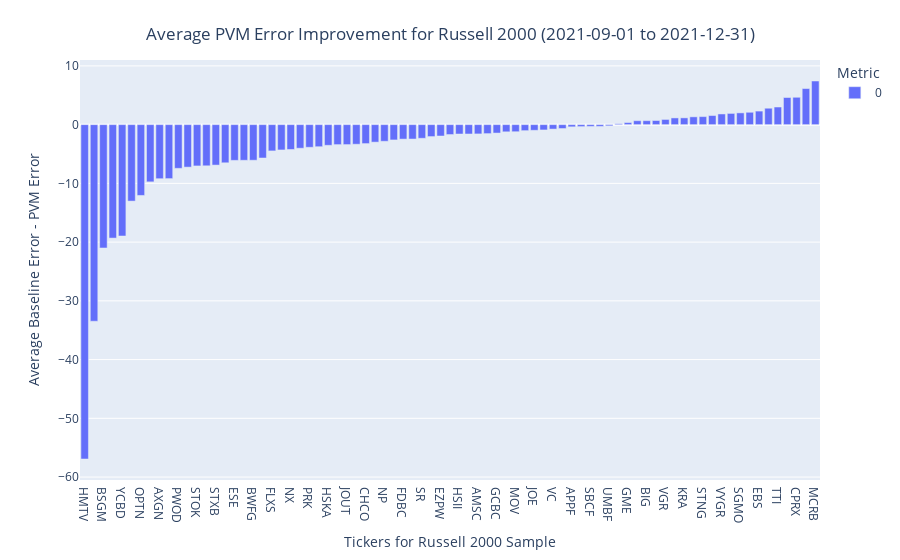

The notebook cell this image was saved under:
### Code cell
fig = russell_2000.plot.bar()
fig.update_layout(xaxis={'categoryorder':'total ascending'},
                  title={
        'text': "Average PVM Error Improvement for Russell 2000 (2021-09-01 to 2021-12-31)",
        'y':0.95,
        'x':0.5,
        'xanchor': 'center',
        'yanchor': 'top'},
        xaxis_title="Tickers for Russell 2000 Sample", 
        yaxis_title="Average Baseline Error - PVM Error",
        legend_title="Metric"
                 )
fig.show()

### Figure 1 — Plotly figure (JSON) as saved in the notebook; plotly's stock layout.template omitted (floating-point values rounded to 4 significant figures)
{"data": [{"alignmentgroup": "True", "hovertemplate": "variable=0<br>index=%{x}<br>value=%{y}<extra></extra>", "legendgroup": "0", "marker": {"color": "#636efa", "pattern": {"shape": ""}}, "name": "0", "offsetgroup": "0", "orientation": "v", "showlegend": true, "textposition": "auto", "type": "bar", "x": ["ENSG", "STAR", "GME", "EXTN", "SILK", "ESE", "GCO", "RDUS", "HSKA", "VYGR", "PWOD", "SR", "NATH", "CPRX", "LLNW", "YCBD", "NP", "STOK", "HEES", "BHB", "TTI", "GCBC", "STNG", "CHRA", "CHCO", "GEF", "BSGM", "PEBK", "CSLT", "FRBA", "EBS", "HMTV", "AXGN", "BUSE", "LBC", "SGMO", "SGRY", "FDBC", "STC", "TH", "UUUU", "VC", "VGR", "FISI", "UMBF", "JOE", "SBCF", "FLXS", "CARA", "APPF", "GPRO", "KRA", "PTCT", "OSW", "DHT", "MOV", "SFL", "HSII", "MUSA", "MCRB", "EVRI", "KRUS", "NXRT", "NBHC", "PRK", "RGEN", "EZPW", "AMSC", "MC", "AGM", "BIG", "JOUT", "BWFG", "XBIT", "STXB", "DOC", "NX", "OPTN", "AMAL"], "xaxis": "x", "y": [-1.687, 1.91, 0.3523, -13.02, -0.9049, -6.084, -4.309, -0.3369, -3.518, 1.817, -7.441, -2.325, -1.59, 4.657, 4.62, -18.96, -2.835, -7.031, -2.452, -3.758, 2.999, -1.433, 1.367, -5.681, -3.226, -1.023, -21.0, -2.98, -9.189, -6.496, 2.305, -56.93, -9.204, -3.401, -7.237, 2.001, 2.104, -2.464, -1.528, -19.32, 0.7046, -0.7576, 0.8831, -4.017, -0.2048, -0.9642, -0.3066, -4.473, 6.142, -0.3739, 0.6682, 1.152, -3.335, -33.47, -0.3009, -1.205, 2.794, -1.6, 1.142, 7.429, 0.1505, -6.071, -2.033, -1.224, -3.858, -0.6623, -1.94, -1.578, 1.328, -2.605, 0.6737, -3.394, -6.061, -9.743, -6.887, 1.548, -4.227, -12.05, -7.009], "yaxis": "y"}], "layout": {"barmode": "relative", "legend": {"title": {"text": "Metric"}, "tracegroupgap": 0}, "margin": {"t": 60}, "title": {"text": "Average PVM Error Improvement for Russell 2000 (2021-09-01 to 2021-12-31)", "x": 0.5, "xanchor": "center", "y": 0.95, "yanchor": "top"}, "xaxis": {"anchor": "y", "categoryorder": "total ascending", "domain": [0, 1], "title": {"text": "Tickers for Russell 2000 Sample"}}, "yaxis": {"anchor": "x", "domain": [0, 1], "title": {"text": "Average Baseline Error - PVM Error"}}}}
